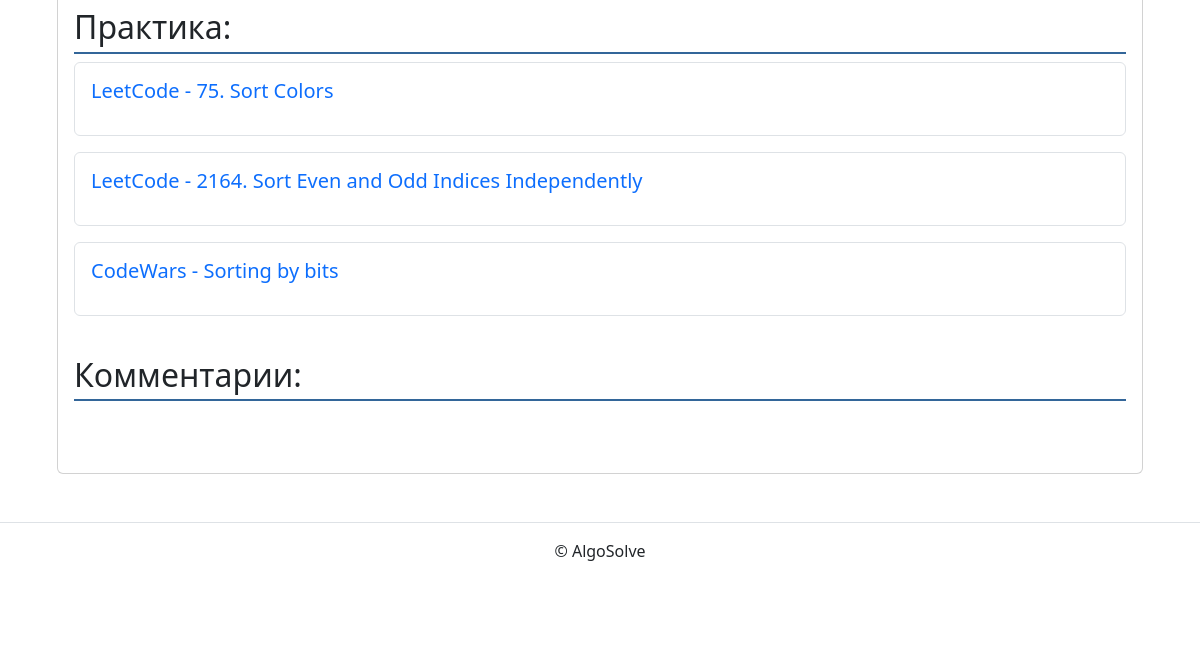
The app's page /algorithms/sorting/puzyirek/ (lower part), older data.
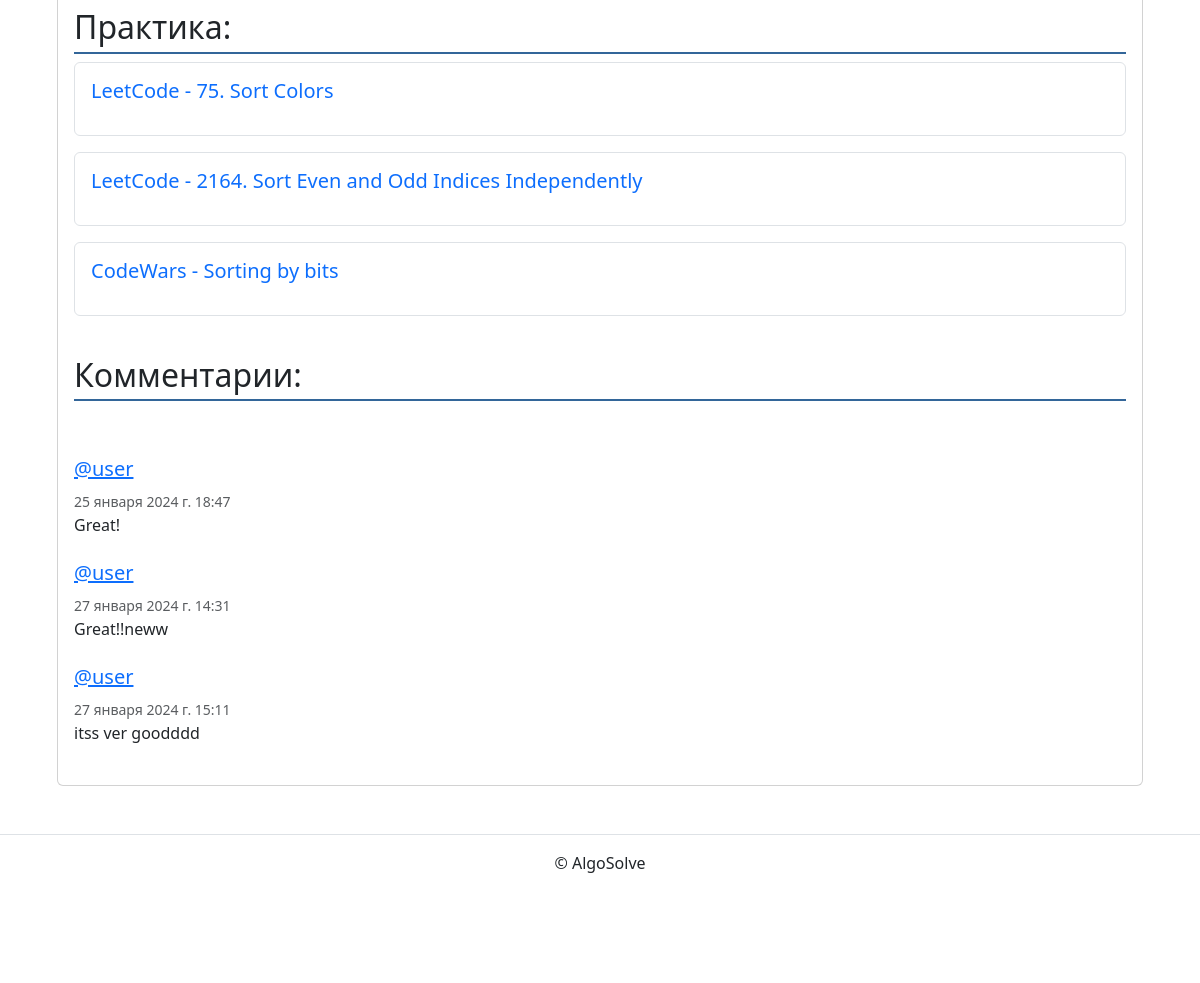
The same page, newer data.
### algorithm/models.py (models this page shows, shortened)
class BaseModel(models.Model):
    is_published = models.BooleanField(
        default=True,
        verbose_name='Опубликовано',
        help_text='Снимите галочку, чтобы скрыть публикацию.'
    )
    created_at = models.DateTimeField(
        auto_now_add=True,
        verbose_name='Добавлено'
    )
    class Meta:
        abstract = True

class UrlTaskAlgorithm(BaseModel):
    title = models.CharField(verbose_name='Название', max_length=256)
    algorithm = models.ForeignKey(
        Algorithm,
        on_delete=models.CASCADE,
        related_name='url_to_online_tasks'
    )
    url = models.URLField(verbose_name='Ссылка', blank=True)
    class Meta:
        verbose_name = 'ссылка на задачу для алгоритма'
        verbose_name_plural = 'ссылки на задачу для алгоритмов'

class Comment(models.Model):
    text = models.TextField(verbose_name='Комментарий')
    author = models.ForeignKey(
        User,
        on_delete=models.CASCADE,
        verbose_name='Автор'
    )
    algorithm = models.ForeignKey(
        Algorithm,
        on_delete=models.CASCADE,
        verbose_name='Алгоритм',
        related_name='comments'
    )
    created_at = models.DateTimeField(auto_now_add=True)
    class Meta:
        verbose_name = 'комментарий'
        verbose_name_plural = 'Комментарии'
        ordering = ('created_at',)

### algorithm/views.py (the view)
class AlgorithmDetailView(DetailView):
    model = Algorithm
    slug_url_kwarg = 'pk_algorithm'
    template_name = 'algorithm/algorithm_detail.html'
    algorithm = None
    def dispatch(self, request, *args, **kwargs):
        self.algorithm = get_object_or_404(
            Algorithm, slug=kwargs['pk_algorithm'])
        if (not self.algorithm.is_published
            or not self.algorithm.category.is_published
        ):
            return HttpResponse(status=HTTPStatus.NOT_FOUND)
        return super().dispatch(request, *args, **kwargs)
    def get_context_data(self, **kwargs):
        context = super().get_context_data(**kwargs)
        context['urls'] = UrlAlgorithm.objects.filter(
            algorithm=self.algorithm.pk)
        context['images'] = ImageAlgorithm.objects.filter(
            algorithm=self.algorithm.pk)
        context['tasks'] = TaskAlgorithm.objects.filter(
            algorithm=self.algorithm.pk)
        context['online_tasks'] = UrlTaskAlgorithm.objects.filter(
            algorithm=self.algorithm.pk)
        context['form'] = CommentForm()
        context['comments'] = (
            self.object.comments.select_related('algorithm', 'author')
        )
        return context

### templates/algorithm/algorithm_detail.html (shortened to what this page needs)
{% extends "base.html" %}
{% block content %}
  <div class="col d-flex justify-content-center">
    <div class="card" style="width: 100rem;">
      <div class="card-body">
        <h6 class="card-subtitle mb-2 text-muted">
        <br>
        <br>
        <br>
{% if urls %}
  <br>
{% endif %}
        <br>
        {% if online_tasks%}
        <h2>Практика:</h2>
          {% for url in online_tasks %}
            <div class="mb-3">
              <a href="{{ url.url }}" target="_blank" class="text-decoration-none">
                <div class="border rounded p-3">
                  <h5>{{ url.title }}</h5>
                </div>
              </a>
            </div>
          {% endfor %}
        {% endif %}
        <br>
        {% include "includes/comments.html" %}
      </div>
    </div>
  </div>
{% endblock %}

### templates/includes/comments.html (shortened to what this page needs)
{% if 'algorithms' in request.path %}
<h2>Комментарии:</h2><br>
  {% if user.is_authenticated %}
    {% load django_bootstrap5 %}
  {% endif %}
  <br>
  <div id='comments_an'>
  {% for comment in comments %}
    <div class="media mb-4">
      <div class="media-body">
        <h5 class="mt-0">
          <a href="{% url 'algorithm:profile' comment.author.username %}" name="comment_{{ comment.id }}">
            @{{ comment.author.username }}
          </a>
        </h5>
        <small class="text-muted">{{ comment.created_at }}</small>
        <br>
        {{ comment.text|linebreaksbr }}
      </div>
    </div>
  {% endfor %}
  </div>
{% elif 'data_structure' in request.path %}
  {% if user.is_authenticated %}
    {% load django_bootstrap5 %}
  {% endif %}
{% endif %}

Row changes from the older to the newer data that the page shows:
added Comment: author.username "user", created_at "25 января 2024 г. 18:47", text "Great!"
added Comment: author.username "user", created_at "27 января 2024 г. 14:31", text "Great!!neww"
added Comment: author.username "user", created_at "27 января 2024 г. 15:11", text "itss ver goodddd"
